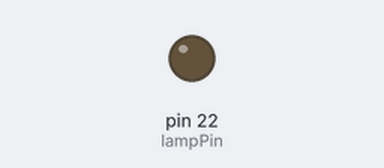
Simulated run of this sketch. Board: Arduino Mega 2560, built with avr-gcc and run on an emulated ATmega2560. On the bench: output pins drawn as LEDs (lit = HIGH).

Above: at 5.0 s.
At 15.0 s:
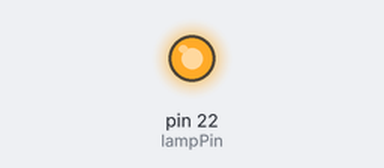
Timing chart, 0 to 26.0 s (numbered marks = the images above):
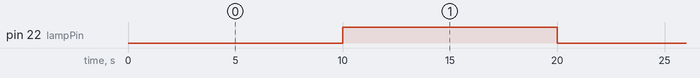

Measured:
- by itself, pin 22 (lampPin): alternates HIGH for 10.0 s and LOW for 10.0 s

The sketch:

relay.ino
```cpp
//Output Pin
const int lampPin = 22;

void setup()
{
  Serial.begin(115200);
  //Pin22設定為DO
  pinMode(lampPin, OUTPUT);
  //預設關燈
  digitalWrite(lampPin, LOW);
}

void loop()
{
  //開燈
  delay(10000);
  digitalWrite(lampPin, HIGH);
  //關燈
  delay(10000);
  digitalWrite(lampPin, LOW);
}
```
